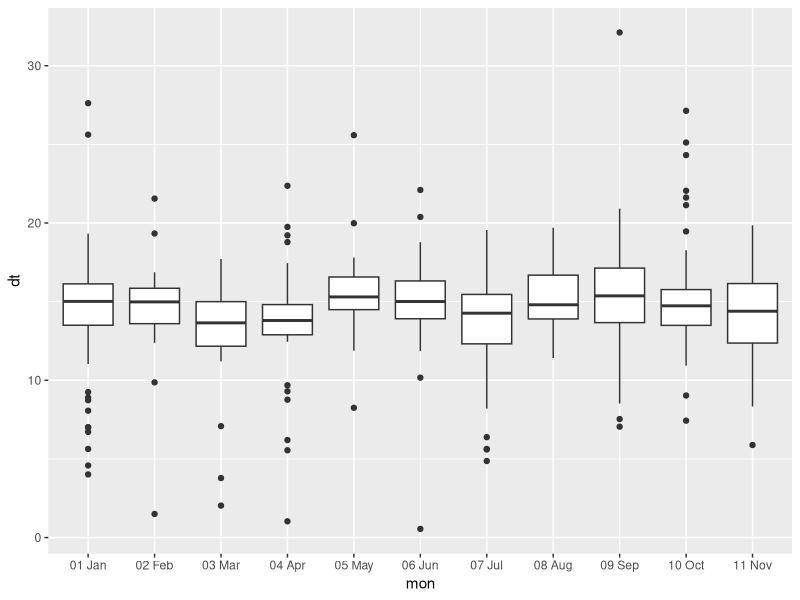
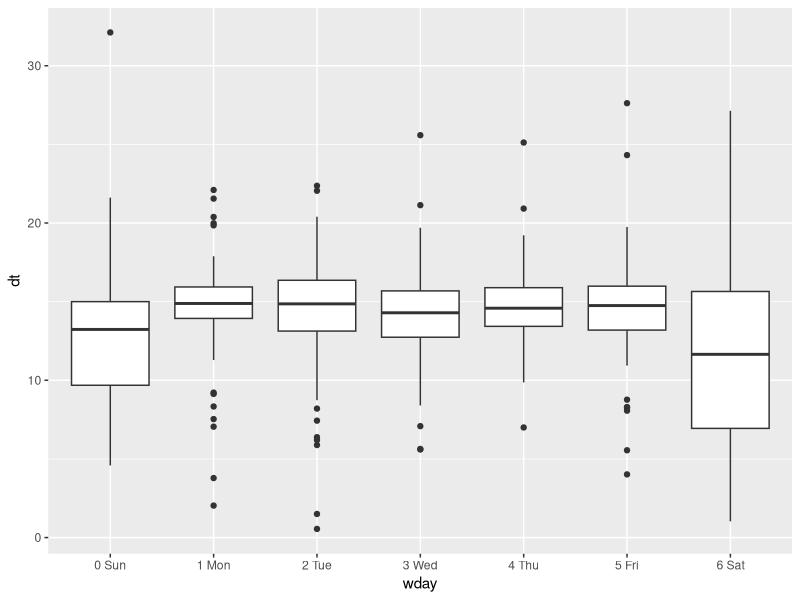

Here is the R script that generated these plots, in order: (Note: this script raises an error after producing the figures.)





library(stringr)
library(lubridate)
library(ggplot2)
library(plyr)


raw= read.csv("out.txt")
raw$V1 <- as.character(raw$X.200)
length(grep("StartTime", raw$V1,))  
## number of trips 403!


trips <- data.frame(cbind(raw[grep("StartTime", raw$V1,),]$V1, raw[grep("EndTime", raw$V1,),]$V1) )

trips$start = str_trim(str_split_fixed(trips$X1, "=", 2)[,2])
trips$end = str_trim(str_split_fixed(trips$X2, "=", 2)[,2])

#as.POSIXlt
trips$startT <- as.POSIXct(trips$start, format="%Y-%m-%d %H:%M:%S", tz = "CET")
trips$endT <- as.POSIXct(trips$end, format="%Y-%m-%d %H:%M:%S")

#trips$startT <-ymd_hms(trips$start)
#trips$endT <-ymd_hms(trips$end)


## summertime!
#interv <- as.interval(as.Date("30.03.2014", "%d.%m.%Y"), as.Date("26.10.2014", "%d.%m.%Y"))
daylight <- as.interval(ymd_hm("2014-03-30 00:03"), ymd_hm("2014-10-26 24:23"))

#trips$daylight <- ifelse(trips$startT %within% daylight, 1,0)

trips[trips$startT %within% daylight,]$startT <- trips[trips$startT %within% daylight,]$startT +60*60
trips[trips$startT %within% daylight,]$endT <- trips[trips$startT %within% daylight,]$endT +60*60


trips$driveTime <- (trips$endT - trips$startT )/ 60 

trips$mon<- format(trips$startT, "%m %b")
trips$wday <- format(trips$startT, "%w %a")
trips$hour <- hour(trips$startT)
## morning trips!
table(trips$hour)
trips$morning <- ifelse(trips$hour %in% c(7,8),1,0)
trips$evening <- ifelse(trips$hour %in% c(15,16,17,18,19,20),1,0)

### working time!?


## remove
max(trips$driveTime)  #Time difference of 9571.433 mins

trips <- trips[trips$driveTime <60,]
trips$dt <- as.numeric(trips$driveTime)

#ddply(trips, .(mon), summarise, N=length(mon), durchschnit =mean(driveTime))


ggplot(trips, aes(mon, dt, group=mon )) + geom_boxplot()

ggplot(trips, aes(wday, dt, group=wday )) + geom_boxplot()

ggplot(trips, aes(timeZ, dt  )) + geom_boxplot()
#ggplot(trips, aes(startT, dt, group=wday, color=wday)) +geom_smooth()

summary(lm(dt~mon+wday+ timeZ, data=trips))

summary(lm(dt~timeZ, data=trips))
## morning trips!
ggplot(trips[trips$morning==1,], aes(wday, dt, group=wday )) + geom_boxplot()


trips[trips$morning==1,]$startT

trips$startTH <- strftime(trips$startT, format="%H:%M")

### guten morgen frankfurt
ggplot(trips[trips$morning==1,], aes(startTH)) + geom_bar() + theme(axis.text.x = element_text(angle = 90, hjust = 1))

### abends!
ggplot(trips[trips$evening==1,], aes(startTH)) + geom_bar() + theme(axis.text.x = element_text(angle = 90, hjust = 1))
ggplot(trips[trips$evening==1,], aes(hour)) + geom_bar() 

## 
summary(trips[trips$evening==1,]$dt)
summary(trips[trips$morning==1,]$dt)

trips$timeZ <- "rest"
trips$timeZ <-ifelse(trips$evening==1, "evening", trips$timeZ)
trips$timeZ <-ifelse(trips$morning==1, "morning", trips$timeZ)

ggplot(trips, aes(x=dt, group=timeZ,fill=timeZ)) + geom_density(alpha=.3)

#### morgen!
ggplot(trips[trips$morning==1,], aes(x=startTH, group=wday,fill=wday)) + geom_density(alpha=.3) +theme(axis.text.x = element_text(angle = 90, hjust = 1))
ggplot(trips[trips$morning==1,], aes(x=dt, group=wday,fill=wday)) + geom_density(alpha=.3) +theme(axis.text.x = element_text(angle = 90, hjust = 1))
ggplot(trips[trips$morning==1,], aes(x=dt, group=mon,fill=mon)) + geom_density(alpha=.3) +theme(axis.text.x = element_text(angle = 90, hjust = 1))

## abend
ggplot(trips[trips$evening==1,], aes(x=startTH, group=wday,fill=wday)) + geom_density(alpha=.3) +theme(axis.text.x = element_text(angle = 90, hjust = 1))
ggplot(trips[trips$evening==1,], aes(x=dt, group=wday,fill=wday)) + geom_density(alpha=.3) +theme(axis.text.x = element_text(angle = 90, hjust = 1))
ggplot(trips[trips$evening==1,], aes(x=dt, group=mon,fill=mon)) + geom_density(alpha=.3) +theme(axis.text.x = element_text(angle = 90, hjust = 1))

### km gefahren?!
#4.9 km pro strecke!
nrow(trips[trips$evening==1 || trips$morning==1,])
## 402 trips
402*4.9
### knapp 2k KM (1969.8)
## durchschnittsgeschwindigkeit.

4.9 / 14.4*60
## 20.41 km/h


#### working time!?

## same date .. evening and morning!
trips$date <- as.Date(trips$startT)

working <- trips[trips$morning ==1,]

working <- merge(working, trips[trips$evening ==1,], by=c("date"))

working <- working[,c("startT.x", "endT.x", "dt.x", "startT.y", "endT.y", "dt.y")]

working$wt <- working$startT.y -working$endT.x
working$wt <- as.numeric(working$wt) ## in hours
working$mon<- format(working$startT.x, "%m %b")
working$wday <- format(working$startT.x, "%w %a")

##
ggplot(working, aes(x=wt, group=1,fill=1)) + geom_density(alpha=.3)

## per weekday!
ggplot(working, aes(x=wt, group=wday, fill=wday)) + geom_density(alpha=.3)

ggplot(working, aes(x=wt, group=mon, fill=mon)) + geom_density(alpha=.3)

ggplot(working, aes(y=wt, x=mon)) +geom_boxplot()
ggplot(working, aes(y=wt, x=wday)) +geom_boxplot()

##nice!
summary(lm(wt~wday+mon+dt.x+dt.y, data=working))
  
lm <- lm(wt~wday+mon+dt.x+dt.y, data=working)
stargazer(lm,  type = "html", title="Explain time spend at work.")


### weather API 
#c6c52898b8e323c5
#http://api.wunderground.com/api/Your_Key/history_YYYYMMDD/q/CA/San_Francisco.json
#http://api.wunderground.com/api/c6c52898b8e323c5/history_20140115/q/Germany/Frankfurt.json



